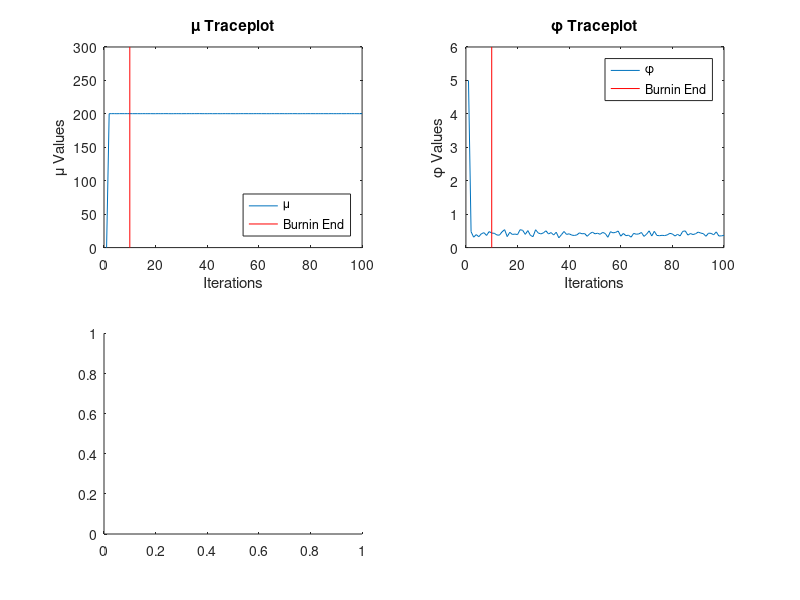

MATLAB code for this plot: (Note: this script raises an error after producing the figure.)
mu = 200;
phi = 0.5;
x = normrnd(mu, 1/sqrt(phi), [100 1]);
xbar = sum(x)/100;
N = 100;
run = 100;
burnin = 10;
mu0 = zeros(run, 1);
phi0 = zeros(run, 1);
mu0(1) = 0;
phi0(1) = 5;
for i=2:run
    mu0(i) = normrnd(xbar, 1/(phi0(i-1)*N));
    beta = sum(bsxfun(@minus, x, mu0(i)).^2)/2;
    phi0(i) = gamrnd(N/2, 1/beta);
end
subplot(2, 2, 1)
plot(1:run, mu0)
hold on
line([burnin burnin], [0, 300], 'Color', 'r');
hold off
ylabel('\mu Values')
xlabel('Iterations')
title('\mu Traceplot')
legend('\mu', 'Burnin End', 'Location', 'southeast')
subplot(2, 2, 2)
plot(1:run, phi0)
hold on
line([burnin burnin], [0, 6], 'Color', 'r');
hold off
ylabel('\phi Values')
xlabel('Iterations')
title('\phi Traceplot')
legend('\phi', 'Burnin End', 'Location', 'northeast')
subplot(2, 2, 3)
histogram(mu0)
ylabel('\mu Occurences')
xlabel('\mu Bins')
title('\mu Histogram')
subplot(2, 2, 4)
histogram(phi0)
ylabel('\phi Occurences')
xlabel('\phi Bins')
title('\phi Histogram')